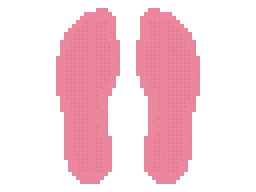
#> input picture assets/source/closeups/tries/socks/try2.png, 128 x 96 px, found by its file name (shown 2 times larger)
$ python recolour_nook_photo.py
#> lines starting #> are read from the running program, lines starting #| are printed output that depends on the picture; after the words box and inside, x2 and y2 are one past the last pixel; in counts of white or black regions, pixels touching at a corner belong together
"""The reading nook's photo (`slot_nook`): PixelLab's try 2 of her armchair (`assets/source/photos/nook/try2.png`) put
back to her own colours (the user, 2026-11-22): the chair's navy to the grey of her throw by its lightness, with the
throw's woolly weave as light and dark flecks that follow the shading (not on the outlines); the patterned cushion,
found by its own outline, a lighter mauve grey with a white pattern; the lion as it came.

    python tools/recolour_nook_photo.py   ->  assets/source/photos/nook/try2-grey.png, assets/ship/photos/slot_nook.png
"""
import random
from pathlib import Path

import cv2
import numpy as np
from PIL import Image

ROOT = Path(__file__).resolve().parent.parent
SRC = ROOT / "assets" / "source" / "photos" / "nook"


def main():
    im = Image.open(SRC / "try2.png").convert("RGBA")
#> im is the input picture: PIL image 128x96 RGBA; mean R, G, B, A 80.8, 45.8, 53.2, 88.2
    a = np.array(im).astype(int)
    r, g, b = a[..., 0], a[..., 1], a[..., 2]
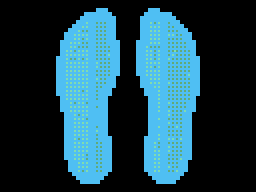
#> r: shape (96, 128) int64 (shown 2 times larger); 4 distinct labels, from 0 to 235; one colour per label, 0 black
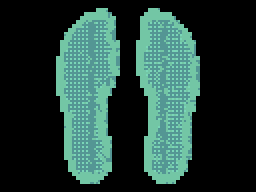
#> g: shape (96, 128) int64 (shown 2 times larger); 4 distinct labels, from 0 to 135; one colour per label, 0 black
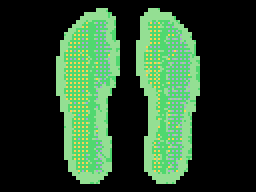
#> b: shape (96, 128) int64 (shown 2 times larger); 5 distinct labels, from 0 to 156; one colour per label, 0 black
    lum = 0.3 * r + 0.59 * g + 0.11 * b
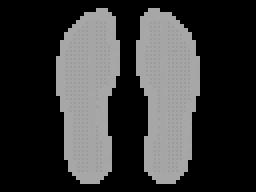
#> lum: shape (96, 128) float64 (shown 2 times larger); min 0, max 167.3, mean 57.1
    # The patterned cushion: everything inside its dark outline, filled from its middle (its top right half is a bluer
    # grey than the rest: found by its purples alone, that half went to the chair, a diagonal with a yellow tint).
    dark = (lum < 40).astype(np.uint8)
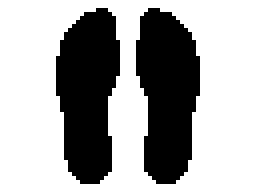
#> dark: shape (96, 128) (shown 2 times larger); values 0 (black) and 1 (white), 65.4% white; 2 black regions, box (x1, y1, x2, y2) and area: (28, 4, 60, 92) 2124, (68, 4, 100, 92) 2124
    fill = np.zeros((a.shape[0] + 2, a.shape[1] + 2), np.uint8)
    canvas = dark.copy() * 255
    cv2.floodFill(canvas, fill, (64, 50), 128, flags=4)
    cushion = (canvas == 128)
    cushion[:, :45] = False
#> cushion: shape (96, 128) bool; 39.4% white; 1 white region, box (x1, y1, x2, y2) and area: (45, 0, 128, 96) 4842
    cushion[:, 83:] = False
#> cushion: shape (96, 128) bool; 13.4% white; 1 white region, box (x1, y1, x2, y2) and area: (45, 0, 83, 96) 1644
    cushion = cv2.dilate(cushion.astype(np.uint8), np.ones((3, 3), np.uint8)).astype(bool) & (dark == 0) | cushion
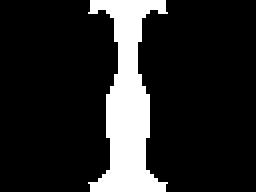
#> cushion: shape (96, 128) bool (shown 2 times larger); 15.4% white; 1 white region, box (x1, y1, x2, y2) and area: (44, 0, 84, 96) 1892
    out = a.copy()
    chair = (b > r + 6) & (g >= r - 1) & ~cushion
#> chair: shape (96, 128) bool; every value is 0
    v = np.where(lum < 15, 22 + lum, np.minimum(200, 30 + lum * 1.32)).astype(int)
    # The weave: flecks a little lighter and a little darker, scattered, more of them where the throw is lit.
    rnd = random.Random(5)
    weave = np.zeros_like(v)
    for y in range(a.shape[0]):
        for x in range(a.shape[1]):
            if chair[y, x] and lum[y, x] >= 15:
                k = rnd.random()
                if k < 0.16:
                    weave[y, x] = 22
                elif k < 0.30:
                    weave[y, x] = -16
                elif k < 0.34:
                    weave[y, x] = 40
#> weave: shape (96, 128) int64; every value is 0
    v = np.clip(v + weave, 0, 230)
    for c, add in ((0, 0), (1, 0), (2, 3)):
        out[..., c] = np.where(chair, np.minimum(255, v + add), out[..., c])
    pattern = cushion & (r > 180) & (g > 150) & (r - b > 20)       # its pattern: the light yellows, made white
    cush = cushion & ~pattern
    v2 = np.where(lum < 15, 22 + lum, np.minimum(210, 40 + lum * 1.35)).astype(int)
    for c, add in ((0, 6), (1, 2), (2, 12)):
        out[..., c] = np.where(cush, np.minimum(255, v2 + add), out[..., c])
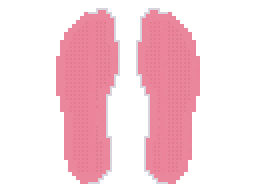
#> out: shape (96, 128, 4) int64 (shown 2 times larger); mean R, G, B, A 84.1, 50.6, 59.1, 88.2; transparent parts drawn white
    for c, val in ((0, 232), (1, 232), (2, 236)):
        out[..., c] = np.where(pattern, val, out[..., c])
    pic = Image.fromarray(out.astype(np.uint8))
    pic.save(SRC / "try2-grey.png")
    (ROOT / "assets" / "ship" / "photos").mkdir(parents=True, exist_ok=True)
    pic.save(ROOT / "assets" / "ship" / "photos" / "slot_nook.png")
    print("wrote try2-grey.png and assets/ship/photos/slot_nook.png")


if __name__ == "__main__":
    main()

$ run again, with assets/source/closeups/tries/socks/try6.png copied over assets/source/closeups/tries/socks/try2.png
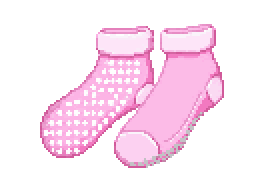
#> input picture assets/source/closeups/tries/socks/try6.png, 128 x 96 px, found by its file name (shown 2 times larger)
#> in main, im is the input picture: PIL image 128x96 RGBA; mean R, G, B, A 85.9, 64.4, 78.5, 89.3
#> r: shape (96, 128) int64; 16 distinct labels, from 0 to 254
#> g: shape (96, 128) int64; 21 distinct labels, from 0 to 254
#> b: shape (96, 128) int64; 20 distinct labels, from 0 to 254
#> in main, `dark = (lum < 40).astype(np.uint8)`:
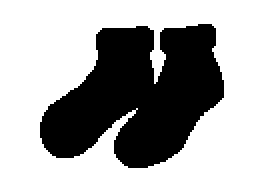
#> dark: shape (96, 128) (shown 2 times larger); values 0 (black) and 1 (white), 65% white; 1 black region, box (x1, y1, x2, y2) and area: (20, 12, 112, 84) 4305
#> chair: shape (96, 128) bool; every value is 0
#> pattern: shape (96, 128) bool; 8.1% white; 21 white regions (19 under 20 px), largest, box (x1, y1, x2, y2) and area: (44, 29, 74, 65) 501, (60, 31, 84, 76) 411
#> cush: shape (96, 128) bool; 10.6% white; 30 white regions (26 under 20 px), largest, box (x1, y1, x2, y2) and area: (44, 13, 80, 74) 689, (57, 63, 84, 84) 386, (80, 14, 84, 28) 42, (60, 44, 66, 53) 21
#> after the loop in main, `for c, val in ((0, 232), (1, 232), (2, 236)):`:
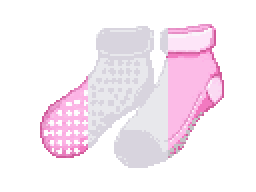
#> out: shape (96, 128, 4) int64 (shown 2 times larger); mean R, G, B, A 81.7, 70.8, 78.9, 89.3; transparent parts drawn white

$ run again, with assets/source/closeups/tries/socks/try7.png copied over assets/source/closeups/tries/socks/try2.png
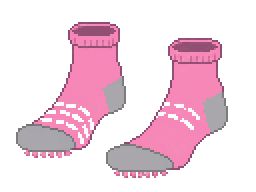
#> input picture assets/source/closeups/tries/socks/try7.png, 128 x 96 px, found by its file name (shown 2 times larger)
#> in main, im is the input picture: PIL image 128x96 RGBA; mean R, G, B, A 71.9, 47.2, 58.6, 86.3
#> r: shape (96, 128) int64; 19 distinct labels, from 0 to 253
#> g: shape (96, 128) int64; 23 distinct labels, from 0 to 252
#> b: shape (96, 128) int64; 20 distinct labels, from 0 to 252
#> in main, `dark = (lum < 40).astype(np.uint8)`:
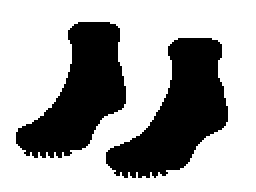
#> dark: shape (96, 128) (shown 2 times larger); values 0 (black) and 1 (white), 66.2% white; 2 black regions, box (x1, y1, x2, y2) and area: (53, 19, 114, 89) 2176, (8, 11, 63, 79) 1982
#> chair: shape (96, 128) bool; every value is 0
#> v: shape (96, 128) int64; 8 distinct labels, from 22 to 200
#> pattern: shape (96, 128) bool; 0.01% white in thin lines or dots, all inside (x1, y1, x2, y2) = (70, 87, 71, 88)
#> cush: shape (96, 128) bool; 20.2% white; 1 white region, box (x1, y1, x2, y2) and area: (44, 0, 84, 96) 2481
#> v2: shape (96, 128) int64; 7 distinct labels, from 22 to 210
#> after the loop in main, `for c, val in ((0, 232), (1, 232), (2, 236)):`:
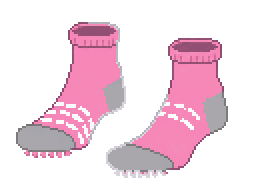
#> out: shape (96, 128, 4) int64 (shown 2 times larger); mean R, G, B, A 77.7, 53.3, 66.1, 86.3; transparent parts drawn white
